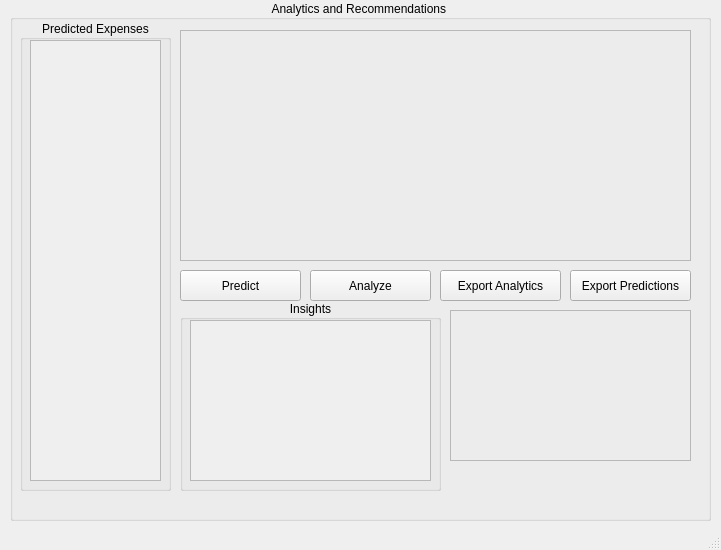
<?xml version="1.0" encoding="UTF-8"?>
<ui version="4.0">
 <class>Analytics_and_Recommendations</class>
 <widget class="QMainWindow" name="Analytics_and_Recommendations">
  <property name="geometry">
   <rect>
    <x>0</x>
    <y>0</y>
    <width>721</width>
    <height>550</height>
   </rect>
  </property>
  <property name="windowTitle">
   <string>Analytics and Recommendations</string>
  </property>
  <widget class="QWidget" name="centralwidget">
   <widget class="QGroupBox" name="gb_Analytics">
    <property name="geometry">
     <rect>
      <x>10</x>
      <y>0</y>
      <width>701</width>
      <height>521</height>
     </rect>
    </property>
    <property name="title">
     <string>Analytics and Recommendations </string>
    </property>
    <property name="alignment">
     <set>Qt::AlignmentFlag::AlignCenter</set>
    </property>
    <property name="flat">
     <bool>false</bool>
    </property>
    <property name="checkable">
     <bool>false</bool>
    </property>
    <widget class="QFrame" name="f_Line_Graph">
     <property name="geometry">
      <rect>
       <x>170</x>
       <y>30</y>
       <width>511</width>
       <height>231</height>
      </rect>
     </property>
     <property name="frameShape">
      <enum>QFrame::Shape::StyledPanel</enum>
     </property>
     <property name="frameShadow">
      <enum>QFrame::Shadow::Raised</enum>
     </property>
    </widget>
    <widget class="QFrame" name="f_Pie_Graph">
     <property name="geometry">
      <rect>
       <x>440</x>
       <y>310</y>
       <width>241</width>
       <height>151</height>
      </rect>
     </property>
     <property name="frameShape">
      <enum>QFrame::Shape::StyledPanel</enum>
     </property>
     <property name="frameShadow">
      <enum>QFrame::Shadow::Raised</enum>
     </property>
    </widget>
    <widget class="QGroupBox" name="gb_Predicted_expenses">
     <property name="geometry">
      <rect>
       <x>10</x>
       <y>20</y>
       <width>151</width>
       <height>471</height>
      </rect>
     </property>
     <property name="title">
      <string>Predicted Expenses</string>
     </property>
     <property name="alignment">
      <set>Qt::AlignmentFlag::AlignCenter</set>
     </property>
     <widget class="QScrollArea" name="sa_Predicted_Expenses">
      <property name="geometry">
       <rect>
        <x>10</x>
        <y>20</y>
        <width>131</width>
        <height>441</height>
       </rect>
      </property>
      <property name="toolTip">
       <string>&lt;html&gt;&lt;head/&gt;&lt;body&gt;&lt;p&gt;Predicted Values of Expenses According to Past Expenses&lt;/p&gt;&lt;/body&gt;&lt;/html&gt;</string>
      </property>
      <property name="widgetResizable">
       <bool>true</bool>
      </property>
      <widget class="QWidget" name="scrollAreaWidgetContents_2">
       <property name="geometry">
        <rect>
         <x>0</x>
         <y>0</y>
         <width>129</width>
         <height>439</height>
        </rect>
       </property>
      </widget>
     </widget>
    </widget>
    <widget class="QGroupBox" name="gb_Insights">
     <property name="geometry">
      <rect>
       <x>170</x>
       <y>300</y>
       <width>261</width>
       <height>191</height>
      </rect>
     </property>
     <property name="title">
      <string>Insights</string>
     </property>
     <property name="alignment">
      <set>Qt::AlignmentFlag::AlignCenter</set>
     </property>
     <widget class="QScrollArea" name="sa_Insights">
      <property name="geometry">
       <rect>
        <x>10</x>
        <y>20</y>
        <width>241</width>
        <height>161</height>
       </rect>
      </property>
      <property name="toolTip">
       <string>&lt;html&gt;&lt;head/&gt;&lt;body&gt;&lt;p&gt;Insights Based on the Past Data&lt;/p&gt;&lt;/body&gt;&lt;/html&gt;</string>
      </property>
      <property name="widgetResizable">
       <bool>true</bool>
      </property>
      <widget class="QWidget" name="scrollAreaWidgetContents">
       <property name="geometry">
        <rect>
         <x>0</x>
         <y>0</y>
         <width>239</width>
         <height>159</height>
        </rect>
       </property>
      </widget>
     </widget>
    </widget>
    <widget class="QPushButton" name="pb_Export_Analytics">
     <property name="geometry">
      <rect>
       <x>430</x>
       <y>270</y>
       <width>121</width>
       <height>31</height>
      </rect>
     </property>
     <property name="toolTip">
      <string>&lt;html&gt;&lt;head/&gt;&lt;body&gt;&lt;p&gt;Export in PDF format&lt;/p&gt;&lt;/body&gt;&lt;/html&gt;</string>
     </property>
     <property name="text">
      <string>Export Analytics</string>
     </property>
    </widget>
    <widget class="QLabel" name="l_Status">
     <property name="geometry">
      <rect>
       <x>440</x>
       <y>470</y>
       <width>241</width>
       <height>21</height>
      </rect>
     </property>
     <property name="text">
      <string/>
     </property>
    </widget>
    <widget class="QPushButton" name="pb_Projection">
     <property name="geometry">
      <rect>
       <x>170</x>
       <y>270</y>
       <width>121</width>
       <height>31</height>
      </rect>
     </property>
     <property name="text">
      <string>Predict</string>
     </property>
    </widget>
    <widget class="QPushButton" name="pb_Past_Data_Visualize">
     <property name="geometry">
      <rect>
       <x>300</x>
       <y>270</y>
       <width>121</width>
       <height>31</height>
      </rect>
     </property>
     <property name="toolTip">
      <string>&lt;html&gt;&lt;head/&gt;&lt;body&gt;&lt;p&gt;Analyze your past data and also press again to get the legend for the graph&lt;/p&gt;&lt;/body&gt;&lt;/html&gt;</string>
     </property>
     <property name="text">
      <string>Analyze</string>
     </property>
    </widget>
    <widget class="QPushButton" name="pb_Export_Predictions">
     <property name="geometry">
      <rect>
       <x>560</x>
       <y>270</y>
       <width>121</width>
       <height>31</height>
      </rect>
     </property>
     <property name="toolTip">
      <string>&lt;html&gt;&lt;head/&gt;&lt;body&gt;&lt;p&gt;Export in PDF format&lt;/p&gt;&lt;/body&gt;&lt;/html&gt;</string>
     </property>
     <property name="text">
      <string>Export Predictions</string>
     </property>
    </widget>
   </widget>
  </widget>
  <widget class="QMenuBar" name="menubar">
   <property name="geometry">
    <rect>
     <x>0</x>
     <y>0</y>
     <width>721</width>
     <height>22</height>
    </rect>
   </property>
  </widget>
  <widget class="QStatusBar" name="statusbar"/>
 </widget>
 <resources/>
 <connections/>
</ui>
